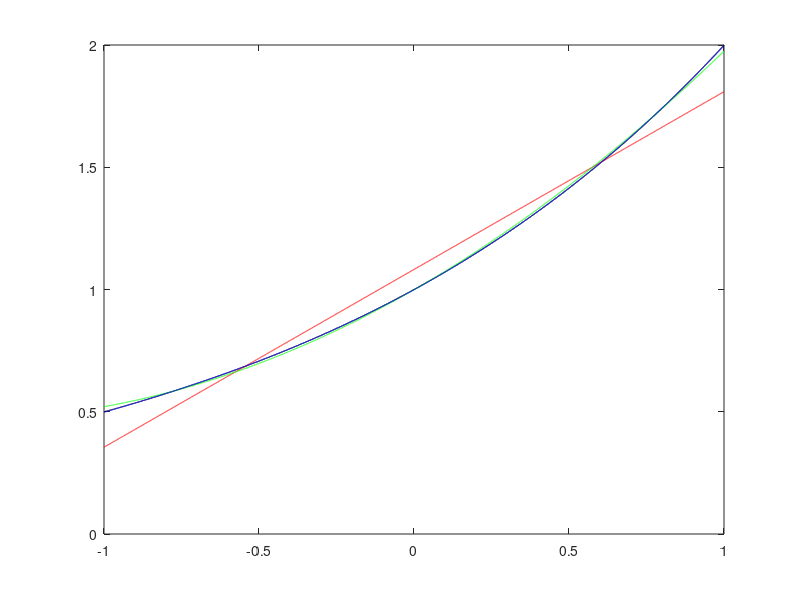
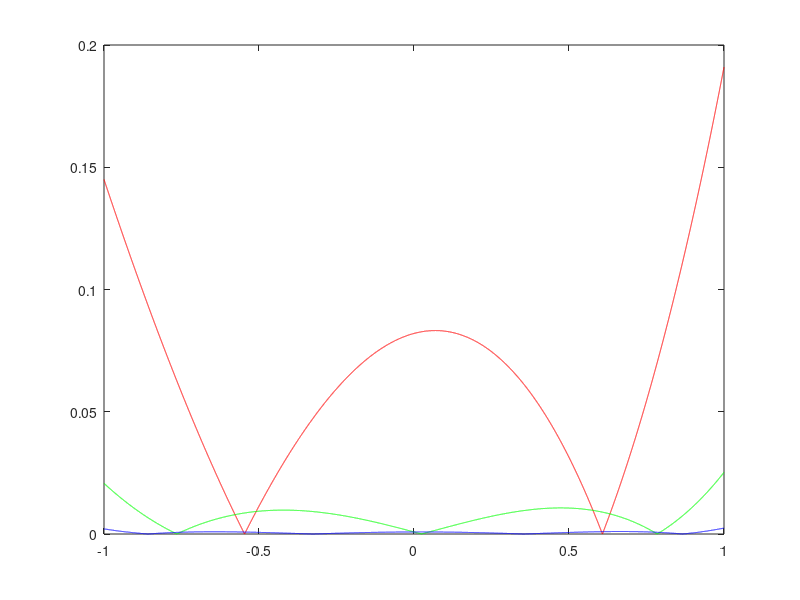

Write the MATLAB code that produced these figures, in order.
x = -1 : 0.0001 : 1

exp_poly1 = polyfit(x,pow2(x),1);
disp("exp poly, n=1")
polyout(exp_poly1,'x')
exp_poly2 = polyfit(x,pow2(x),2);
disp("exp poly, n=2")
polyout(exp_poly2,'x')
exp_poly3 = polyfit(x,pow2(x),3);
disp("exp poly, n=3")
polyout(exp_poly3,'x')

figure(1)
plot(x,pow2(x),"k");
hold on;
plot(x,polyval(exp_poly1,x),"r");
hold on;
plot(x,polyval(exp_poly2,x),"g");
hold on;
plot(x,polyval(exp_poly3,x),"b");

figure(2)
plot(x,abs(pow2(x)-polyval(exp_poly1,x)),"r");
hold on;
plot(x,abs(pow2(x)-polyval(exp_poly2,x)),"g");
hold on;
plot(x,abs(pow2(x)-polyval(exp_poly3,x)),"b");
